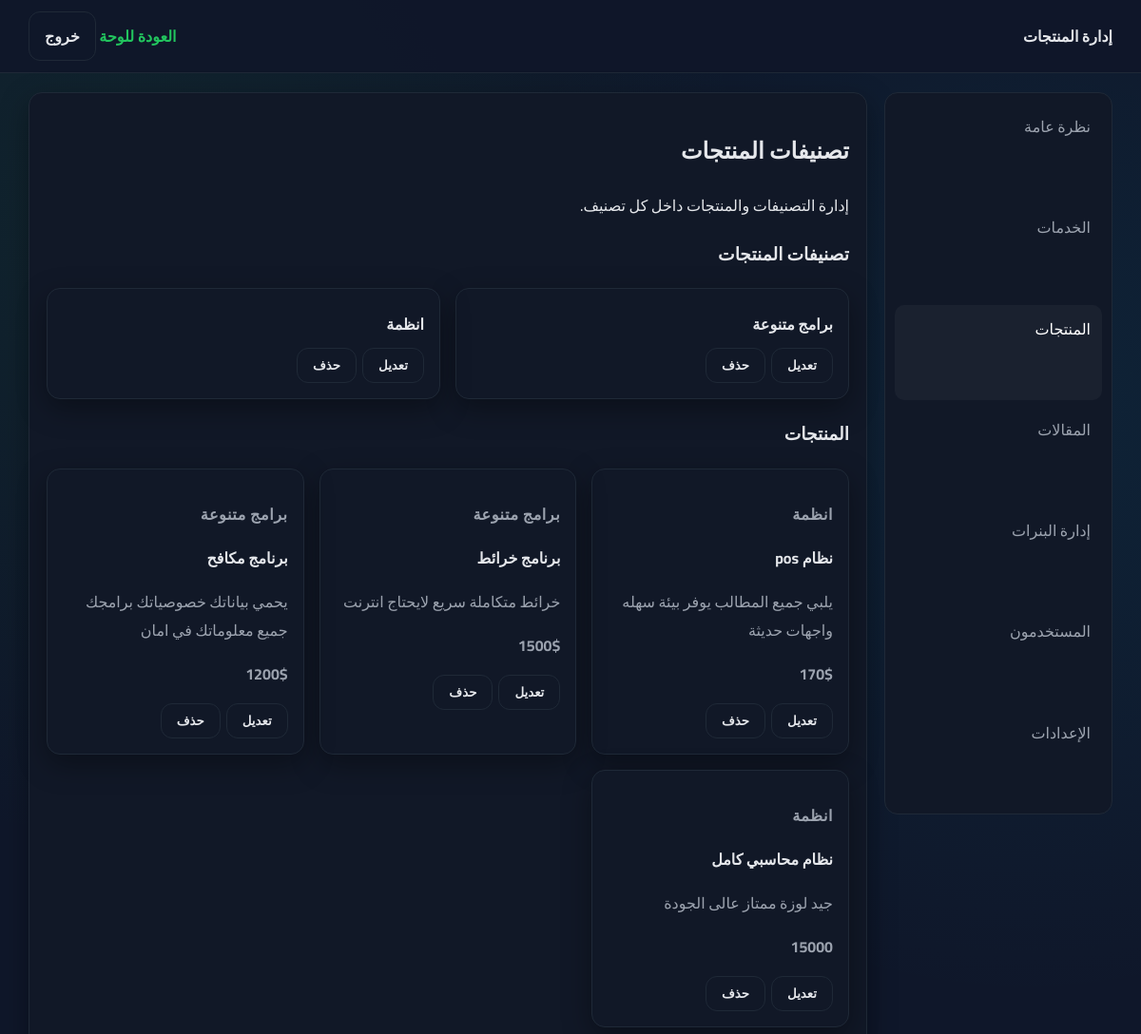
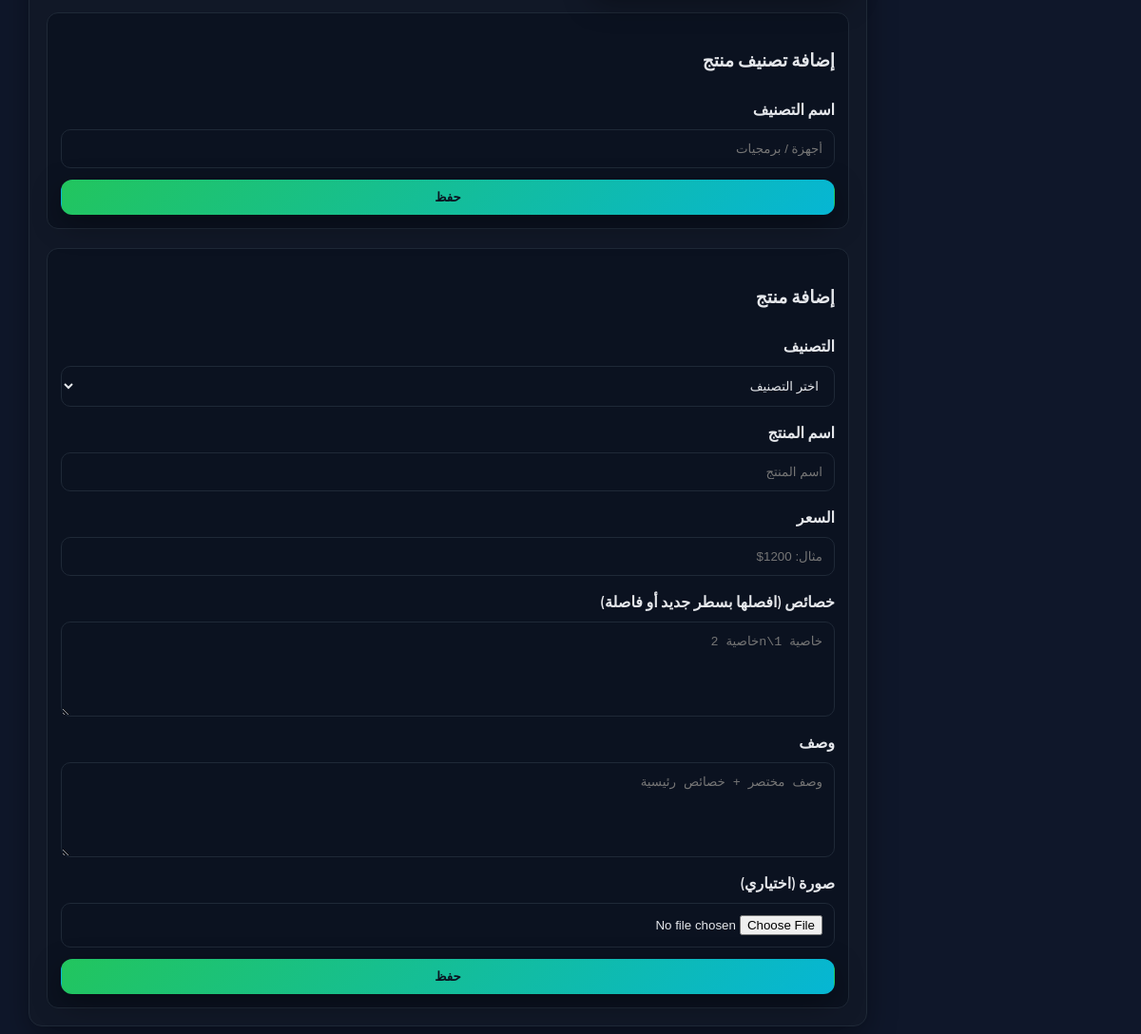
Page /dashboard/products.php (signed in) on the committed database (2 pictures, top to bottom).
### tables this page shows
CREATE TABLE `product_categories` (
  `id` int(11) NOT NULL,
  `name` varchar(120) NOT NULL,
  `slug` varchar(120) NOT NULL,
  `created_at` timestamp NOT NULL DEFAULT current_timestamp()
);

CREATE TABLE `products` (
  `id` int(11) NOT NULL,
  `category_id` int(11) NOT NULL,
  `name` varchar(150) NOT NULL,
  `price` varchar(60) DEFAULT NULL,
  `specs` text DEFAULT NULL,
  `details` text DEFAULT NULL,
  `image` varchar(200) DEFAULT NULL,
  `created_at` timestamp NOT NULL DEFAULT current_timestamp()
);

### includes/config.php (called while the page is built, shortened)
<?php
function is_admin() {
    return isset($_SESSION['user']) && $_SESSION['user']['role'] === 'admin';
}

### dashboard/products.php (the view, shortened to what this page needs)
<?php
require_once __DIR__ . '/../includes/config.php';
$categories = $pdo->query("SELECT * FROM product_categories ORDER BY id DESC")->fetchAll();
$products = $pdo->query("SELECT p.*, c.name AS category_name FROM products p JOIN product_categories c ON c.id = p.category_id ORDER BY p.id DESC")->fetchAll();
?>
<!DOCTYPE html>
<html lang="ar" dir="rtl">
<head>
    <link rel="stylesheet" href="../assets/css/style.css">
</head>
<body class="dashboard">
    <header class="dashboard-topbar">
        <div class="container dash-inner">
            <strong>إدارة المنتجات</strong>
            <div class="dash-actions">
                <a class="link" href="index.php">العودة للوحة</a>
                <a class="btn ghost" href="../logout.php">خروج</a>
            </div>
        </div>
    </header>
    <main class="container dash-grid">
        <aside class="dash-nav">
            <a href="index.php">نظرة عامة</a>
            <a href="services.php">الخدمات</a>
            <a class="active" href="products.php">المنتجات</a>
            <a href="news.php">المقالات</a>
            <a href="banners.php">إدارة البنرات</a>
            <a href="users.php">المستخدمون</a>
            <a href="settings.php">الإعدادات</a>
        </aside>
        <section class="dash-content">
            <h1>تصنيفات المنتجات</h1>
            <p>إدارة التصنيفات والمنتجات داخل كل تصنيف.</p>
            <h3>تصنيفات المنتجات</h3>
            <div class="cards-grid">
                <?php foreach ($categories as $cat): ?>
                    <div class="card">
                        <h4><?= $cat['name']; ?></h4>
                        <div class="actions">
                            <?php if (is_admin() || has_permission('products.category.edit')): ?>
                                <button class="btn ghost" onclick="editCategory(<?= $cat['id']; ?>)">تعديل</button>
                            <?php endif; ?>
                            <?php if (is_admin() || has_permission('products.category.delete')): ?>
                                <form method="post" style="display:inline;">
                                    <button class="btn ghost" type="submit" onclick="return confirm('هل أنت متأكد من الحذف؟ سيتم حذف جميع المنتجات داخل هذا التصنيف')">حذف</button>
                                </form>
                            <?php endif; ?>
                        </div>
                    </div>
                <?php endforeach; ?>
            </div>
            <h3>المنتجات</h3>
            <div class="cards-grid">
                <?php foreach ($products as $product): ?>
                    <div class="card">
                        <p class="eyebrow"><?= $product['category_name']; ?></p>
                        <h4><?= $product['name']; ?></h4>
                        <p><?= $product['details']; ?></p>
                        <p class="price"><?= $product['price']; ?></p>
                        <div class="actions">
                            <?php if (is_admin() || has_permission('products.edit')): ?>
                                <button class="btn ghost" onclick="editProduct(<?= $product['id']; ?>)">تعديل</button>
                            <?php endif; ?>
                            <?php if (is_admin() || has_permission('products.delete')): ?>
                                <form method="post" style="display:inline;">
                                    <button class="btn ghost" type="submit" onclick="return confirm('هل أنت متأكد من الحذف؟')">حذف</button>
                                </form>
                            <?php endif; ?>
                        </div>
                    </div>
                <?php endforeach; ?>
            </div>
            <?php if (is_admin() || has_permission('products.category.create')): ?>
                <div class="form-panel">
                    <h3>إضافة تصنيف منتج</h3>
                    <form method="post">
                        <label>اسم التصنيف
                            <input type="text" name="name" required placeholder="أجهزة / برمجيات">
                        </label>
                        <button class="btn solid" type="submit">حفظ</button>
                    </form>
                </div>
            <?php endif; ?>
            <?php if (is_admin() || has_permission('products.create')): ?>
                <div class="form-panel">
                    <h3>إضافة منتج</h3>
                    <form method="post" enctype="multipart/form-data">
                        <label>التصنيف
                            <select name="category_id" required>
                                <option value="">اختر التصنيف</option>
                            </select>
                        </label>
                        <label>اسم المنتج
                            <input type="text" name="name" required placeholder="اسم المنتج">
                        </label>
                        <label>السعر
                            <input type="text" name="price" placeholder="مثال: 1200$">
                        </label>
                        <label>خصائص (افصلها بسطر جديد أو فاصلة)
                            <textarea name="specs" placeholder="خاصية 1\nخاصية 2"></textarea>
                        </label>
                        <label>وصف
                            <textarea name="details" placeholder="وصف مختصر + خصائص رئيسية"></textarea>
                        </label>
                        <label>صورة (اختياري)
                            <input type="file" name="image" accept="image/*">
                        </label>
                        <button class="btn solid" type="submit">حفظ</button>
                    </form>
                </div>
            <?php endif; ?>
        </section>
    </main>
</body>
</html>

### assets/css/style.css (style rules this page uses)
:root { --bg: #0f172a; --card: #111827; --accent: #22c55e; --accent-2: #06b6d4; --text: #e5e7eb; --muted: #9ca3af; --border: #1f2937; --shadow: 0 10px 30px rgba(0,0,0,0.35); }
* { box-sizing: border-box; }
body { margin: 0; font-family: 'Cairo', sans-serif; background: radial-gradient(circle at 10% 10%, rgba(34,197,94,0.08), transparent 30%), radial-gradient(circle at 90% 20%, rgba(6,182,212,0.08), transparent 30%), var(--bg); color: var(--text); }
a { color: inherit; text-decoration: none; }
.container { width: min(1100px, 92vw); margin: 0 auto; }
.btn { display: inline-flex; align-items: center; justify-content: center; padding: 10px 16px; border-radius: 12px; border: 1px solid transparent; font-weight: 600; cursor: pointer; transition: 0.2s ease; }
.btn.solid { background: linear-gradient(135deg, var(--accent), var(--accent-2)); color: #0b1220; box-shadow: var(--shadow); }
.btn.ghost { background: transparent; border-color: var(--border); color: var(--text); }
.eyebrow { color: var(--accent-2); font-weight: 600; letter-spacing: 0.6px; }
.cards-grid { display: grid; grid-template-columns: repeat(auto-fit, minmax(240px, 1fr)); gap: 16px; margin-top: 18px; }
.card { background: var(--card); border: 1px solid var(--border); border-radius: 14px; padding: 16px; box-shadow: var(--shadow); }
.card h3, .card h4 { margin: 6px 0; }
.card p { color: var(--muted); }
.link { color: var(--accent); font-weight: 600; }
.price { color: #fde68a; font-weight: 700; }
form { display: grid; gap: 12px; }
label { display: grid; gap: 6px; color: var(--text); font-weight: 600; }
input, textarea, select { width: 100%; padding: 12px; border-radius: 10px; border: 1px solid var(--border); background: #0b1220; color: var(--text); }
textarea { min-height: 100px; resize: vertical; }
.dashboard .dash-inner, .dash-grid { width: min(1200px, 95vw); }
.dashboard-topbar { background: rgba(15,23,42,0.95); border-bottom: 1px solid var(--border); padding: 12px 0; }
.dash-inner { display: flex; justify-content: space-between; align-items: center; }
.dash-grid { display: grid; grid-template-columns: 240px 1fr; gap: 18px; margin: 20px auto; align-items: start; }
.dash-nav { background: var(--card); border: 1px solid var(--border); border-radius: 14px; padding: 10px; display: grid; gap: 6px; position: sticky; top: 20px; height: calc(100vh - 40px); overflow: auto; }
.dash-nav a { padding: 10px 12px; border-radius: 10px; color: var(--muted); }
.dash-nav a.active, .dash-nav a:hover { background: rgba(255,255,255,0.04); color: #fff; }
.dash-content { background: var(--card); border: 1px solid var(--border); border-radius: 14px; padding: 18px; box-shadow: var(--shadow); }
.form-panel { margin-top: 20px; background: #0b1220; border: 1px solid var(--border); border-radius: 12px; padding: 14px; }
.actions { display: flex; gap: 6px; margin-top: 10px; flex-wrap: wrap; }

### rows in the picture
product_categories: name "برامج متنوعة"
product_categories: name "انظمة"
products: category.name "انظمة", name "نظام pos", details "يلبي جميع المطالب يوفر بيئة سهله واجهات حديثة", price "170$"
products: category.name "برامج متنوعة", name "برنامج خرائط", details "خرائط متكاملة سريع لايحتاج انترنت", price "1500$"
products: category.name "برامج متنوعة", name "برنامج مكافح", details "يحمي بياناتك خصوصياتك برامجك جميع معلوماتك في امان", price "1200$"
products: category.name "انظمة", name "نظام محاسبي كامل", details "جيد لوزة ممتاز عالى الجودة", price "15000"
